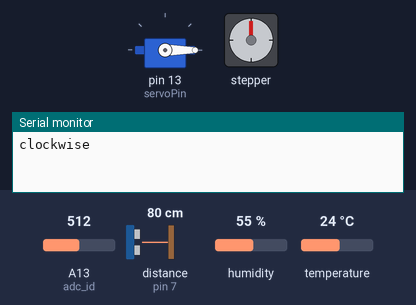
A program run on a simulated Arduino Mega 2560, built with avr-gcc and run on an emulated ATmega2560. Shown: servo, stepper motor, the last lines printed to the serial monitor. The test bench sets the inputs (shaded band); at power-on: A13 (adc_id) = 512, distance to the obstacle (sensor on pin 7) 80 cm, humidity 55 %, temperature 24 °C. The echo pulse lasts 58.3 µs per cm; stepper angles assume 2048 steps per turn.

Above: at 0.05 s.
At 1.4 s:
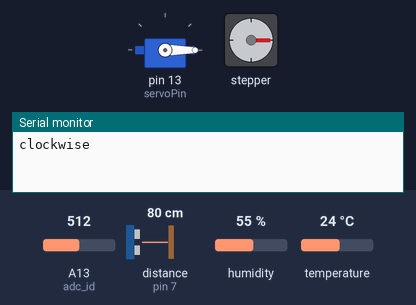
At 2.8 s:
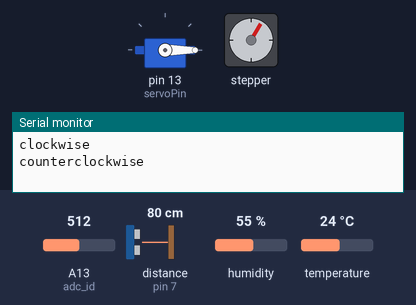
At 9.0 s:
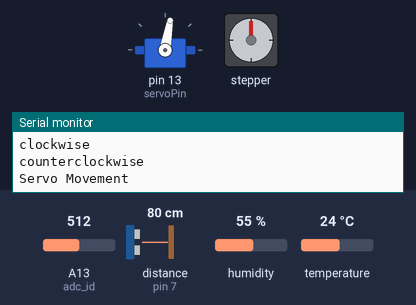
Timing chart, 0 to 18.3 s (numbered marks = the images above):
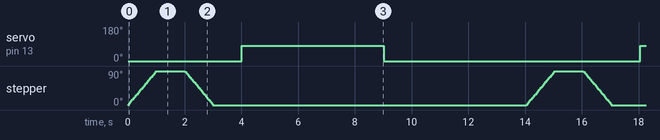

The program:

main.cpp
```cpp
#include <Arduino.h>
#include <Servo.h>
#include <Stepper.h>
#include <dht_nonblocking.h>
#include "SR04.h"

// Stepper motor parameters
const int stepsPerRevolution =
    2048;  // change this to fit the number of steps per revolution
const int rolePerMinute =
    15;  // Adjustable range of 28BYJ-48 stepper is 0~17 rpm
Stepper myStepper(stepsPerRevolution, 8, 10, 9, 11);  // Define stepper

// DC motor parameters
const int dcEnable = 5;  // DC enable pin
const int dcDirA = 3;    // Pin for direction A
const int dcDirB = 4;    // Pin for direction B

// Distance Sensor Parameters
const int sensTrigPin = 6;
const int sensEchoPin = 7;
SR04 sr04 = SR04(sensEchoPin, sensTrigPin);
long a;

// Servo motor
const int servoPin = 13;
Servo myservo;

// Humidity Sensor
static const int DHT_SENSOR_PIN = 52;
DHT_nonblocking dht_sensor(DHT_SENSOR_PIN, DHT_TYPE_11);

// Liquid level sensor int adc_id = 0;
int adc_id = 13;
char printBuffer[128];

// Buttons
const int stepperButton = 40;
const int dcButton = 42;
const int servoButton = 2;

// Reverse toggle
bool reverseState = false;

void setup() {
    // Stepper motor
    myStepper.setSpeed(rolePerMinute);

    // DC Motor
    pinMode(dcEnable, OUTPUT);
    pinMode(dcDirA, OUTPUT);
    pinMode(dcDirB, OUTPUT);

    digitalWrite(dcDirA, HIGH);
    digitalWrite(dcDirB, LOW);

    // initialize the serial port:
    Serial.begin(9600);

    // Servo
    myservo.attach(servoPin);
    myservo.write(0);
}

void loop() {
    digitalWrite(dcDirA, HIGH);
    digitalWrite(dcDirB, LOW);

    // Run the stepper motor
    Serial.println("clockwise");
    myStepper.step(stepsPerRevolution/4);
    delay(1000);

    // Other direction
    Serial.println("counterclockwise");
    myStepper.step(-stepsPerRevolution /4);
    delay(1000);

    Serial.println("Servo Movement");
    myservo.write(80);  // Open
    delay(5000);
    Serial.println("Servo Movement");
    myservo.write(0);  // Close
    delay(5000);

    // Serial.println("DC Motor");
    // digitalWrite(dcEnable, HIGH);  // enable on

    // digitalWrite(dcDirA, HIGH);  // one way
    // digitalWrite(dcDirB, LOW);
    // delay(500);

    // digitalWrite(dcDirA, LOW);  // OFF
    // digitalWrite(dcDirB, LOW);
    // delay(1000);

    // Ultrasonic Sensor
    a = sr04.Distance();
    Serial.print(a);
    Serial.println("cm");


    // Humidity and Temperature
    float temperature;
    float humidity;
    while (true) {
        if (dht_sensor.measure(&temperature, &humidity) == true) {
            Serial.print("T = ");
            Serial.print(temperature, 1);
            Serial.print(" deg. C, H = ");
            Serial.print(humidity, 1);
            Serial.println("%");
            break;
        }
    }

    // Water level sensor
    int value = analogRead(adc_id);  // get adc value
    sprintf(printBuffer, "ADC%d level is %d\n", adc_id, value);
    Serial.print(printBuffer);
}
```

Measured:
- by itself, servo on pin 13 (servoPin): alternates 80° for 5.0 s and 0° for 9.0 s
- by itself, stepper: turns 90° clockwise in 1.0 s, then 90° counter-clockwise in 0.98 s, repeating every 14.0 s
